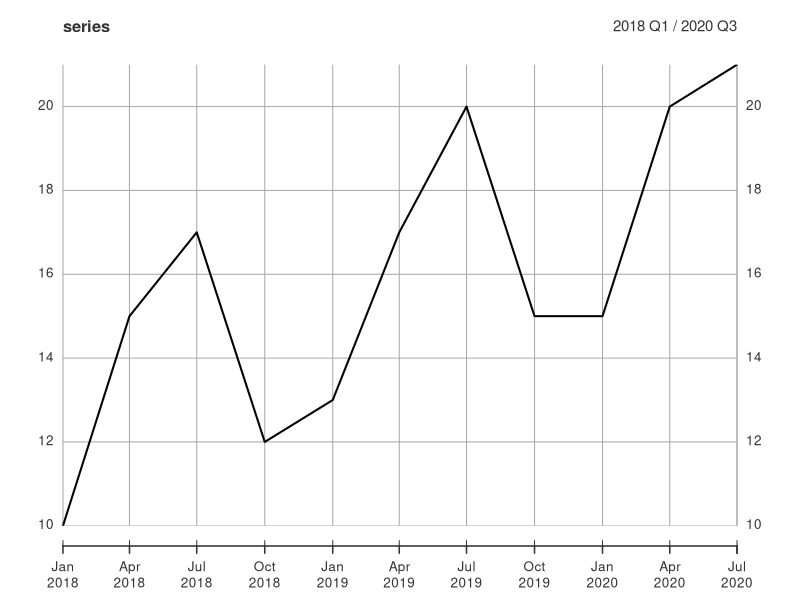

Write R code to recreate this figure.
## Load the libraries
library(xts)

## Lubridate provides the as.yearqrt function
## to convert dates to quarter of the year
library(lubridate)

## The values of the series
values <- c(10, 15, 17, 12, 13, 17, 20, 15, 15, 20, 21)

## The values are observed for each quarter from 2018 Q1 to 2020 Q4
## seq.dates creates a sequence of dates starting from
## the 1st of January 2018
## The length.out argument instructs it to create a sequence with
## length equal to the number of elements in "values"

dates <- seq.Date(
  as.Date('2018-01-01'), 
  length.out = length(values),
  by = 'quarter'
)
## Print the dates object and look at its content

## Now we create the time index for the series.
timeIndex <- as.yearqtr(dates)

## This creates the xts object
series <- xts(values, order.by = timeIndex)

## Examine the plot of the data
plot(series)


